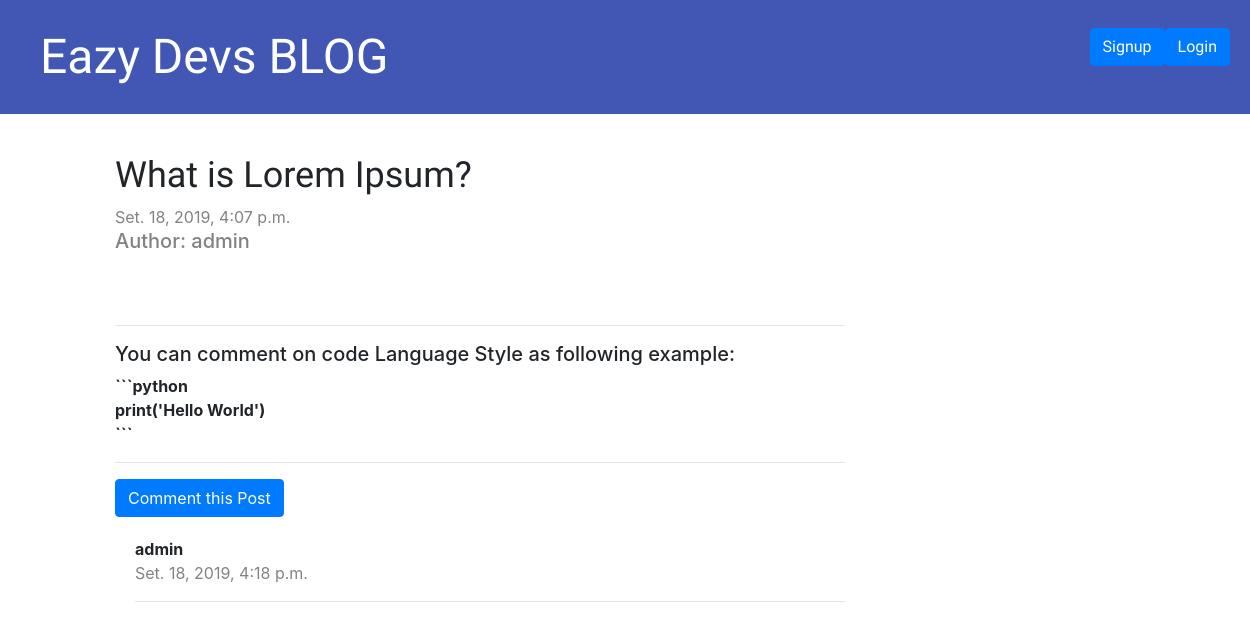
The app's page /post/17 with its own data.
### blog/models.py (models this page shows, shortened)
class Post(models.Model):
    author = models.ForeignKey('auth.User', on_delete=models.CASCADE)
    title = models.CharField(max_length=200)
    text = models.TextField()
    created_date = models.DateTimeField(default=timezone.now)
    published_date = models.DateTimeField(blank=True, null=True)

class Comment(models.Model):
    post = models.ForeignKey('blog.post', on_delete=models.CASCADE,related_name='comments')
    author = models.CharField(max_length=100)
    text = models.TextField()
    created_date = models.DateTimeField(default=timezone.now)
    approved = models.BooleanField(default=False)

### blog/views.py (the view)
# urls.py: path('post/<int:pk>', views.post_detail, name='post_detail'),
def post_detail(request, pk):
    post = get_object_or_404(Post, pk=pk)
    stuff_for_frontend = {'post': post}
    return render(request, 'blog/post_detail.html', stuff_for_frontend)

### blog/templatetags/markdownify.py (called while the page is built)
@register.filter
def markdown(value):
    renderer = HighlightRenderer()
    markdown = mistune.Markdown(renderer=renderer)
    return markdown(value)

### blog/templates/blog/post_detail.html (shortened to what this page needs)
{% extends "blog/base.html" %}
{% load markdownify %}
{% block content %}
	<div class="post">
		<h1>{{ post.title }}</h1>
		{% if post.published_date %}
			<div class="date">
				{{ post.published_date }}
			</div>
		{% endif %}
		<div class="author">
			<h5>Author: {{ post.author}}</h5>
		</div></br>
	</div>
	<hr>
	<h5>You can comment on code Language Style as following example:</h5>
	<strong>```python</br>print('Hello World')</br>```</strong></br>
	<hr>
	<a href="{% url 'blog:comment_to_a_post' pk=post.pk  %}" class="btn btn-primary">Comment this Post</a>
		{% for comment in post.comments.all %}
			{% if user.is_authenticated or comment.approved %}
				<div class="comment">
					<strong>{{ comment.author}}</strong>
					<div class="date">
						{{ comment.created_date }}
					</div>
					<hr>
				</div>
			{% endif %}
		{% empty %}
			<br>
			<h4>No comments yet... <br>Tell us what you think about this Post!</h4>
		{% endfor %}
{% endblock %}

### blog/static/blog.css (style rules this page uses)
h1, h2 { font-size: 36px; text-decoration: none; font-family: 'Luckiest Guy', cursive !important; }
.date, .author { color: #828282; }
.post { margin-top: 40px; margin-bottom: 40px; }
.comment { margin: 20px 0px 20px 20px; }

### records on screen
Post: title "What is Lorem Ipsum?", published_date "Set. 18, 2019, 4:07 p.m.", author "admin"
Comment: author "admin", created_date "Set. 18, 2019, 4:18 p.m."
